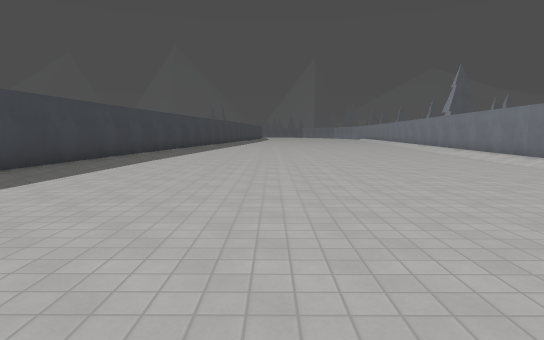
view 1 (above)

18 first-person views from a walk through a Godot game level. The camera is 1.4 m above the floor, tilts 6° down and sees 75° across. The floor is counted in squares, 2 m on a side. Each view is taken from the middle of a square. On the plan, view 1 faces up. The plan holds only what a view shows up to about 11 squares ahead; the rest is blank. The place goes on beyond the plan. Surface patterns are stand-ins for the level's own textures.

view 2
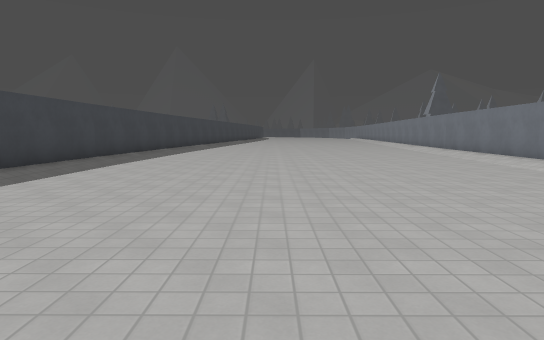

view 3
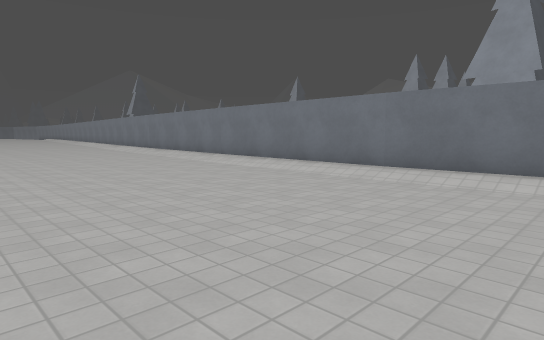

view 4
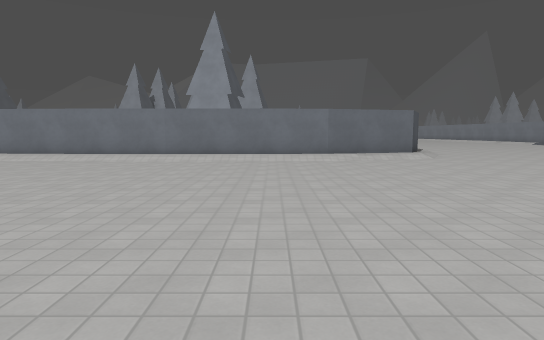

view 5
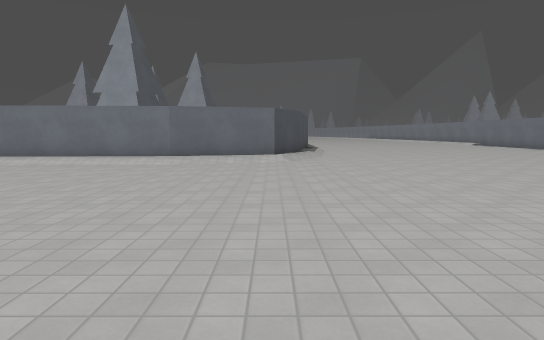

view 6
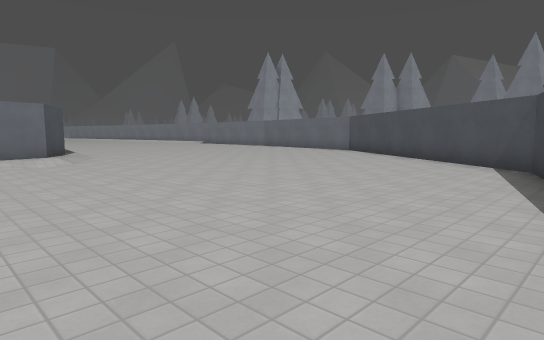

view 7
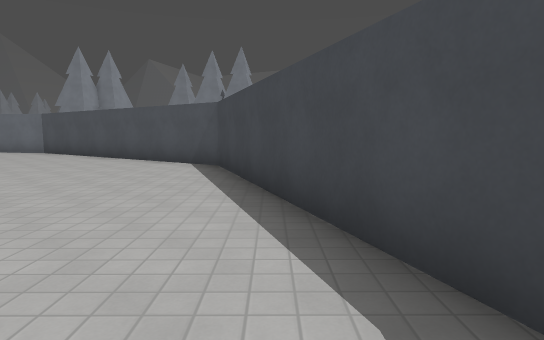

view 8
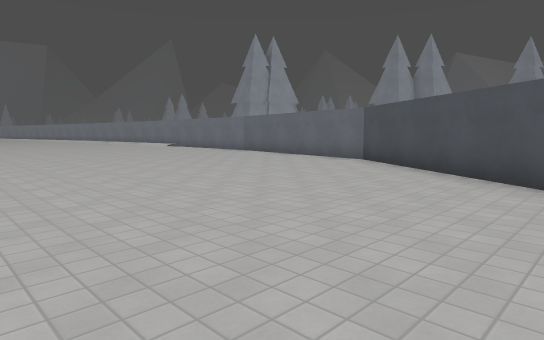

view 9
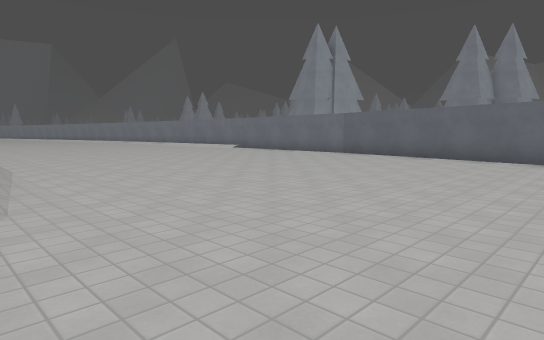

view 10
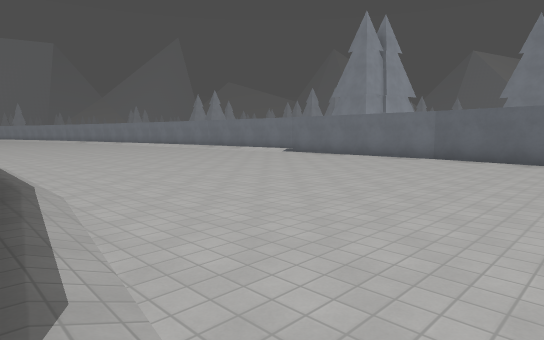

view 11
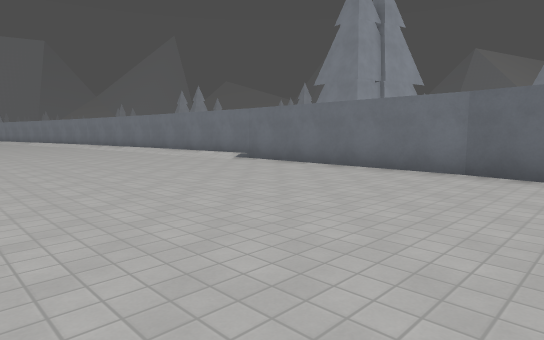

view 12
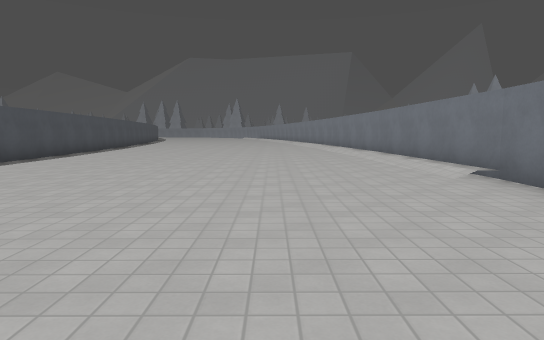

view 13
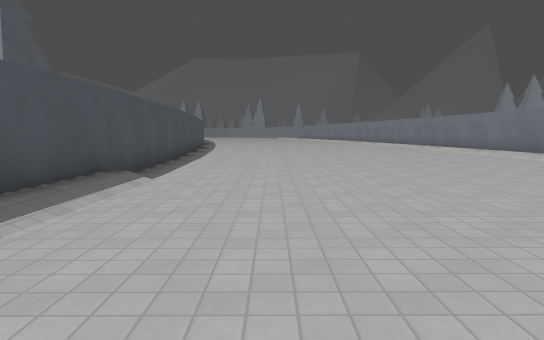

view 14
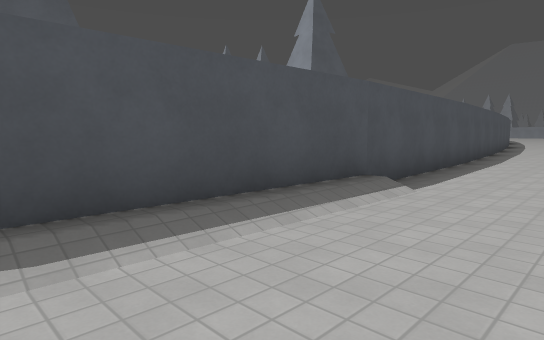

view 15
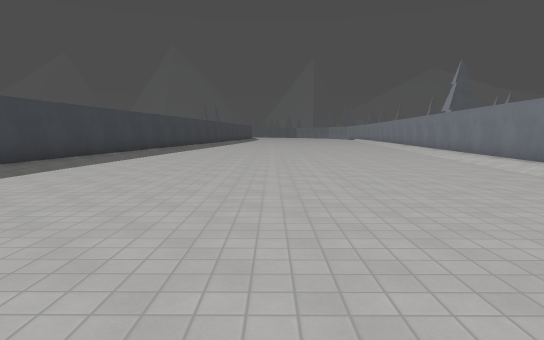

view 16
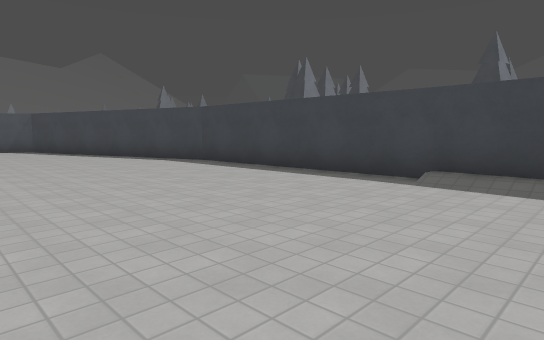

view 17
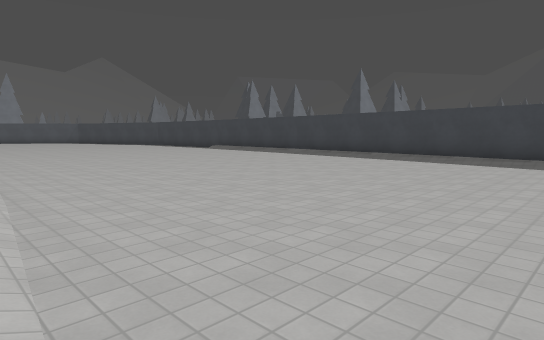

view 18
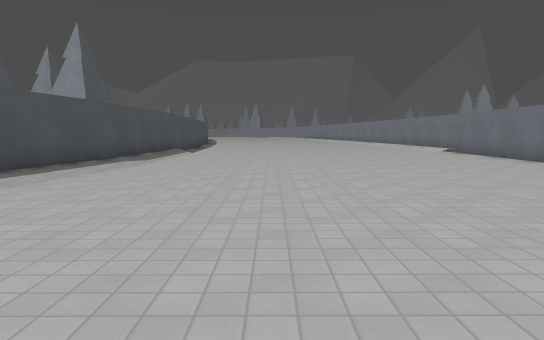

### Floor plan
Key: @ floor where view 1 was taken; # wall or solid block; . main floor; : floor 0.25 m higher than the main floor; / step, stairs or slope.
Columns run from 5 left of view 1 to 22 right of it. Each row starts with its distance up from view 1.
 13  #/......../#
 12  #/......../#
 11  #/......../#
 10  #/......../#
  9  #/........##
  8  #.........#
  7  #.........#
  6  #.........#
  5  #.........#
  4  #......../#
  3 ##......../#
  2 #:......../#
  1 #:......../#
  0 #/...@..../#
 -1 #/......../#
 -2 #........./#
 -3 #........./#
 -4 #........./#
 -5 ##......../#
 -6  #......../#
 -7  #.........##
 -8  #........./##
 -9  #........../###############
-10  ##............///////......
-11   #.........................
-12   #.........................
-13   ##........................
-14    ##.......................
-15     ##......................
-16      ###....................
-17        ##...................
-18         ##..................
-19          #######......///:##
-20                ############

Where each view was taken, in squares from view 1:
view 1: 0 up, 0 right, facing up
view 2: 4 down, 0 right, facing up
view 3: 4 down, 0 right, facing up-right
view 4: 4 down, 4 left, facing right
view 5: 8 down, 3 left, facing right
view 6: 6 down, 3 left, facing down-right
view 7: 6 down, 3 left, facing down
view 8: 10 down, 0 right, facing down-right
view 9: 9 down, 4 right, facing down-right
view 10: 9 down, 7 right, facing down-right
view 11: 13 down, 9 right, facing down-right
view 12: 16 down, 11 right, facing right
view 13: 12 down, 11 right, facing right
view 14: 12 down, 12 right, facing up-right
view 15: 2 up, 1 right, facing up
view 16: 1 up, 1 right, facing down-left
view 17: 13 up, 6 right, facing down-left
view 18: 13 down, 4 right, facing right
